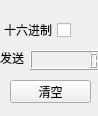
               <widget class="QWidget" name="scrollAreaWidgetContents">
                <property name="geometry">
                 <rect>
                  <x>0</x>
                  <y>0</y>
                  <width>98</width>
                  <height>116</height>
                 </rect>
                </property>
                <widget class="QCheckBox" name="c_hex_send">
                 <property name="geometry">
                  <rect>
                   <x>0</x>
                   <y>20</y>
                   <width>71</width>
                   <height>20</height>
                  </rect>
                 </property>
                 <property name="maximumSize">
                  <size>
                   <width>200</width>
                   <height>16777215</height>
                  </size>
                 </property>
                 <property name="layoutDirection">
                  <enum>Qt::RightToLeft</enum>
                 </property>
                 <property name="text">
                  <string>十六进制</string>
                 </property>
                </widget>
                <widget class="QLCDNumber" name="lcd_send_len">
                 <property name="geometry">
                  <rect>
                   <x>30</x>
                   <y>50</y>
                   <width>71</width>
                   <height>20</height>
                  </rect>
                 </property>
                 <property name="digitCount">
                  <number>8</number>
                 </property>
                 <property name="value" stdset="0">
                  <double>0.000000000000000</double>
                 </property>
                 <property name="intValue" stdset="0">
                  <number>0</number>
                 </property>
                </widget>
                <widget class="QLabel" name="label">
                 <property name="geometry">
                  <rect>
                   <x>0</x>
                   <y>50</y>
                   <width>54</width>
                   <height>16</height>
                  </rect>
                 </property>
                 <property name="text">
                  <string>发送</string>
                 </property>
                </widget>
                <widget class="QPushButton" name="b_clear_send">
                 <property name="geometry">
                  <rect>
                   <x>10</x>
                   <y>80</y>
                   <width>81</width>
                   <height>23</height>
                  </rect>
                 </property>
                 <property name="text">
                  <string>清空</string>
                 </property>
                </widget>
               </widget>
